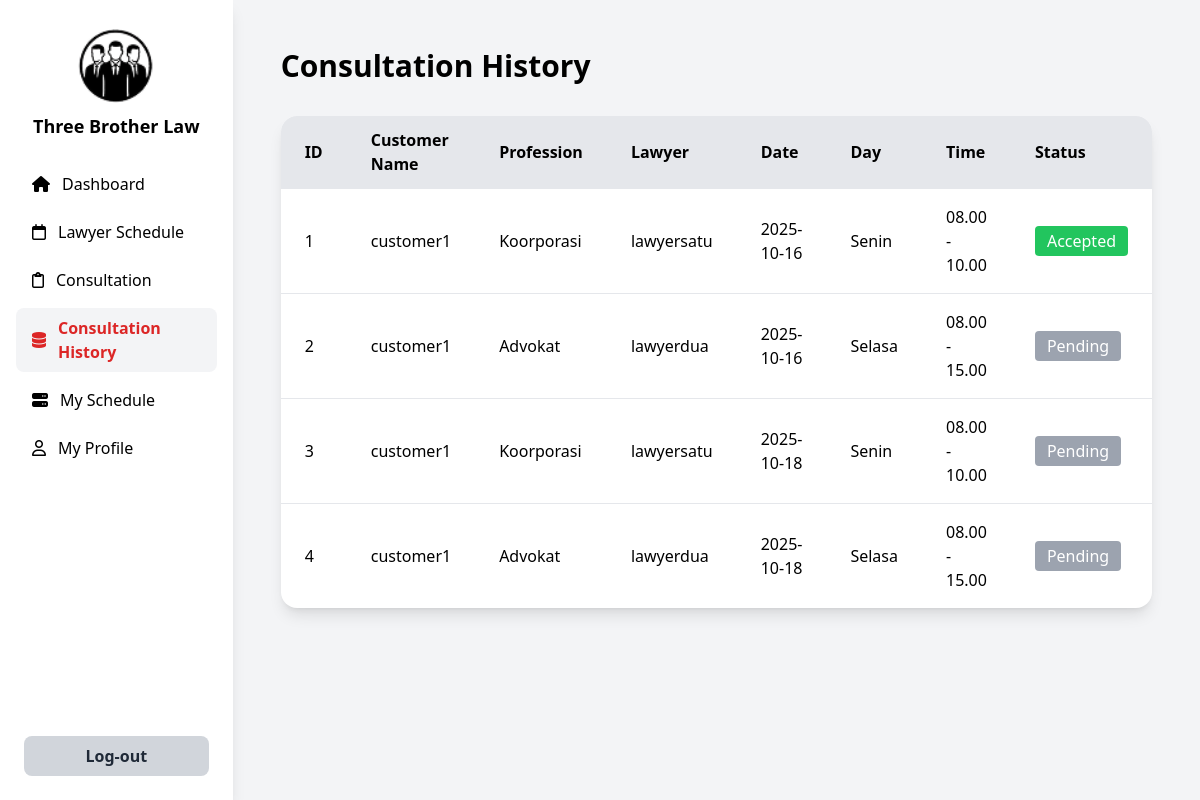
Page /pengacara/consultation-history/consultation-history.php (signed in) on the committed database.
### tables this page shows
CREATE TABLE `consultation_schedule` (
  `id` int NOT NULL,
  `customer_name` varchar(100) NOT NULL,
  `profession` varchar(100) NOT NULL,
  `lawyer_name` varchar(100) NOT NULL,
  `consultation_date` date NOT NULL,
  `day` varchar(20) NOT NULL,
  `time` varchar(20) NOT NULL,
  `status` enum('Pending','Accepted','Rejected') DEFAULT 'Pending',
  `created_at` timestamp NULL DEFAULT CURRENT_TIMESTAMP
);

### pengacara/consultation-history/consultation-history.php (the view, shortened to what this page needs)
<?php
require_once '../../config.php';
try {
  $stmt = $pdo->query("SELECT * FROM consultation_schedule ORDER BY created_at ASC");
  $consultations = $stmt->fetchAll(PDO::FETCH_ASSOC);
} catch (PDOException $e) {
  die("Query gagal: " . $e->getMessage());
}
?>
<!DOCTYPE html>
<html lang="en">
<head>
  <script src="https://cdn.tailwindcss.com"></script>
  <link rel="stylesheet" href="https://cdnjs.cloudflare.com/ajax/libs/font-awesome/6.4.0/css/all.min.css">
</head>
<body class="bg-gray-100 font-sans">
  <div class="flex min-h-screen">
    <aside class="w-64 bg-white shadow-lg flex flex-col justify-between">
      <div>
        <div class="p-6 text-center">
          <img src="../../assets/img/logo.png" alt="Logo" class="w-20 mx-auto mb-2">
          <h2 class="text-lg font-bold">Three Brother Law</h2>
        </div>
        <nav class="px-4 space-y-2">
          <a href="../lawyer-dashboard.php" class="flex items-center space-x-3 px-4 py-2 rounded-lg hover:bg-gray-100">
            <i class="fa-solid fa-house"></i>
            <span>Dashboard</span>
          </a>
          <a href="../lawyer-schadule/lawyer-schedule.php" class="flex items-center space-x-3 px-4 py-2 rounded-lg hover:bg-gray-100">
            <i class="fa-regular fa-calendar"></i>
            <span>Lawyer Schedule</span>
          </a>
          <a href="../consultation/consultation.php" class="flex items-center space-x-3 px-4 py-2 rounded-lg hover:bg-gray-100">
            <i class="fa-regular fa-clipboard"></i>
            <span>Consultation</span>
          </a>
          <a href="./consultation-history.php" class="flex items-center space-x-3 px-4 py-2 rounded-lg bg-gray-100 text-red-600 font-semibold">
            <i class="fa-solid fa-database"></i>
            <span>Consultation History</span>
          </a>
          <a href="../my-schadule/my-schedule.php" class="flex items-center space-x-3 px-4 py-2 rounded-lg hover:bg-gray-100">
            <i class="fa-solid fa-server"></i>
            <span>My Schedule</span>
          </a>
          <a href="../my-profile/my-profile.php" class="flex items-center space-x-3 px-4 py-2 rounded-lg hover:bg-gray-100">
            <i class="fa-regular fa-user"></i>
            <span>My Profile</span>
          </a>
        </nav>
      </div>
      <div class="p-6">
        <button onclick="window.location.href='../../logout.php'"
          class="w-full py-2 bg-gray-300 text-gray-800 rounded-lg hover:bg-gray-400 font-semibold">
          Log-out
        </button>
      </div>
    </aside>
    <main class="flex-1 p-12">
      <h1 class="text-3xl font-bold mb-8">Consultation History</h1>
      <div class="bg-white shadow-lg rounded-2xl overflow-hidden">
        <table class="w-full text-left border-collapse">
          <thead class="bg-gray-200">
            <tr>
              <th class="px-6 py-3 font-semibold">ID</th>
              <th class="px-6 py-3 font-semibold">Customer Name</th>
              <th class="px-6 py-3 font-semibold">Profession</th>
              <th class="px-6 py-3 font-semibold">Lawyer</th>
              <th class="px-6 py-3 font-semibold">Date</th>
              <th class="px-6 py-3 font-semibold">Day</th>
              <th class="px-6 py-3 font-semibold">Time</th>
              <th class="px-6 py-3 font-semibold">Status</th>
            </tr>
          </thead>
          <tbody>
            <?php if (count($consultations) > 0): ?>
              <?php foreach ($consultations as $row): ?>
                <?php
                  $statusClass = match($row['status']) {
                    'Accepted' => 'bg-green-500 text-white',
                    'Rejected' => 'bg-red-500 text-white',
                    default => 'bg-gray-400 text-white'
                  };
                ?>
                <tr class="border-t hover:bg-gray-50">
                  <td class="px-6 py-4"><?= htmlspecialchars($row['id']) ?></td>
                  <td class="px-6 py-4"><?= htmlspecialchars($row['customer_name']) ?></td>
                  <td class="px-6 py-4"><?= htmlspecialchars($row['profession']) ?></td>
                  <td class="px-6 py-4"><?= htmlspecialchars($row['lawyer_name']) ?></td>
                  <td class="px-6 py-4"><?= htmlspecialchars($row['consultation_date']) ?></td>
                  <td class="px-6 py-4"><?= htmlspecialchars($row['day']) ?></td>
                  <td class="px-6 py-4"><?= htmlspecialchars($row['time']) ?></td>
                  <td class="px-6 py-4">
                    <span class="px-3 py-1 rounded <?= $statusClass ?>">
                      <?= htmlspecialchars($row['status']) ?>
                    </span>
                  </td>
                </tr>
              <?php endforeach; ?>
            <?php else: ?>
              <tr>
                <td colspan="8" class="text-center py-6 text-gray-500">No consultation records found.</td>
              </tr>
            <?php endif; ?>
          </tbody>
        </table>
      </div>
    </main>
  </div>
</body>
</html>

### rows in the picture
consultation_schedule: id "1", customer_name "customer1", profession "Koorporasi", lawyer_name "lawyersatu", consultation_date "2025-10-16", day "Senin", time "08.00 - 10.00", status "Accepted"
consultation_schedule: id "2", customer_name "customer1", profession "Advokat", lawyer_name "lawyerdua", consultation_date "2025-10-16", day "Selasa", time "08.00 - 15.00", status "Pending"
consultation_schedule: id "3", customer_name "customer1", profession "Koorporasi", lawyer_name "lawyersatu", consultation_date "2025-10-18", day "Senin", time "08.00 - 10.00", status "Pending"
consultation_schedule: id "4", customer_name "customer1", profession "Advokat", lawyer_name "lawyerdua", consultation_date "2025-10-18", day "Selasa", time "08.00 - 15.00", status "Pending"
